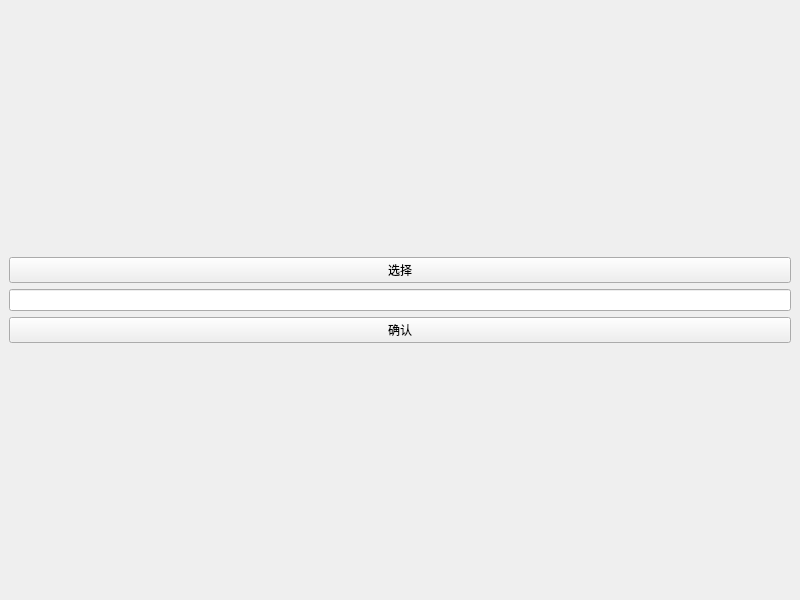
<?xml version="1.0" encoding="UTF-8"?>
<ui version="4.0">
 <class>FileSelector</class>
 <widget class="QMainWindow" name="FileSelector">
  <property name="geometry">
   <rect>
    <x>0</x>
    <y>0</y>
    <width>800</width>
    <height>600</height>
   </rect>
  </property>
  <property name="windowTitle">
   <string>MainWindow</string>
  </property>
  <widget class="QWidget" name="centralwidget">
   <layout class="QVBoxLayout" name="verticalLayout">
    <item>
     <spacer name="verticalSpacer">
      <property name="orientation">
       <enum>Qt::Vertical</enum>
      </property>
      <property name="sizeHint" stdset="0">
       <size>
        <width>20</width>
        <height>40</height>
       </size>
      </property>
     </spacer>
    </item>
    <item>
     <widget class="QPushButton" name="selectBtn">
      <property name="text">
       <string>选择</string>
      </property>
     </widget>
    </item>
    <item>
     <widget class="QLineEdit" name="fileInput">
      <property name="inputMask">
       <string/>
      </property>
      <property name="text">
       <string/>
      </property>
     </widget>
    </item>
    <item>
     <widget class="QPushButton" name="confirmBtn">
      <property name="text">
       <string>确认</string>
      </property>
     </widget>
    </item>
    <item>
     <spacer name="verticalSpacer_2">
      <property name="orientation">
       <enum>Qt::Vertical</enum>
      </property>
      <property name="sizeHint" stdset="0">
       <size>
        <width>20</width>
        <height>40</height>
       </size>
      </property>
     </spacer>
    </item>
   </layout>
  </widget>
 </widget>
 <resources/>
 <connections/>
</ui>
